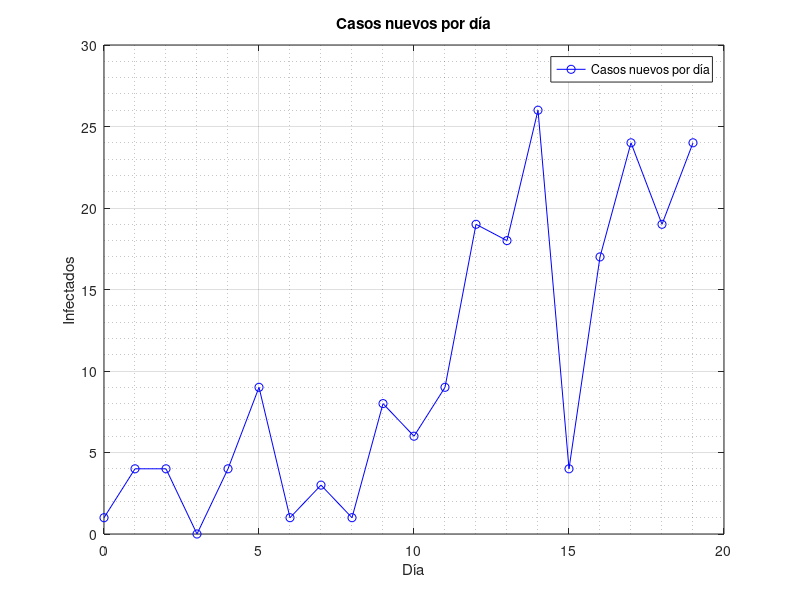
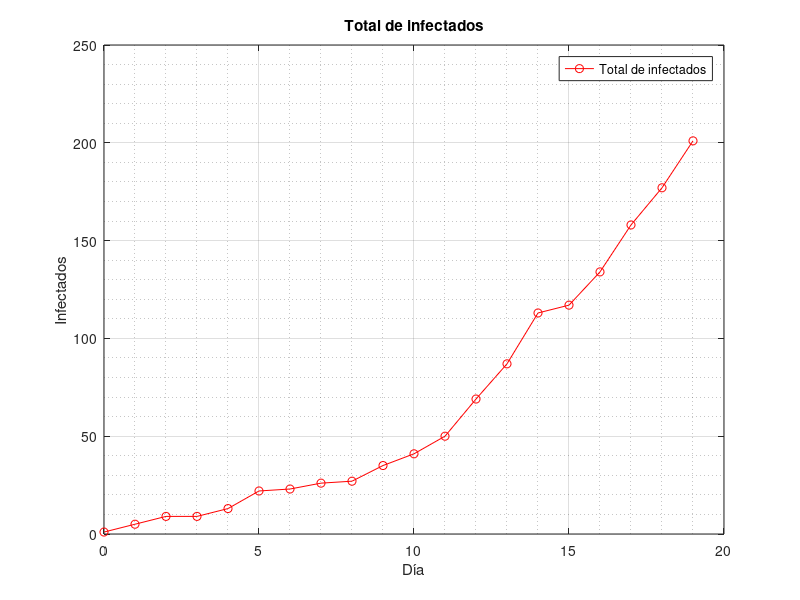

Recreate these plots in MATLAB, in order.
%----------------------------------------------------------Creating Vectors
%Creating Time Vector
    t = [0:19];
    
%Creating vector of infections per day
    di = [1,4,4,0,4,9,1,3,1,8,6,9,19,18,26,4,17,24,19,24];
   
%Counter of cases
    c = 0;
    
%Loop to sum all cases
    for z = 1:length(t)     %z goes from ONE to the length of t vector

        c = di(z) + c;      %Suming all cases
        i(z) = c;
        
        %Creating and initializing vector i
        disp(i(z))

    end
        
%Ploting infected cases per day
    figure;
    plot(t,di,'b-o');
    grid on;
    grid minor;
    title('Casos nuevos por día');
    xlabel('Día');
    ylabel('Infectados');
    legend('Casos nuevos por día');
    
%Ploting total infected cases
    figure;
    plot(t,i,'r-o');
    grid on;
    grid minor;
    title('Total de infectados');
    xlabel('Día');
    ylabel('Infectados');
    legend('Total de infectados');